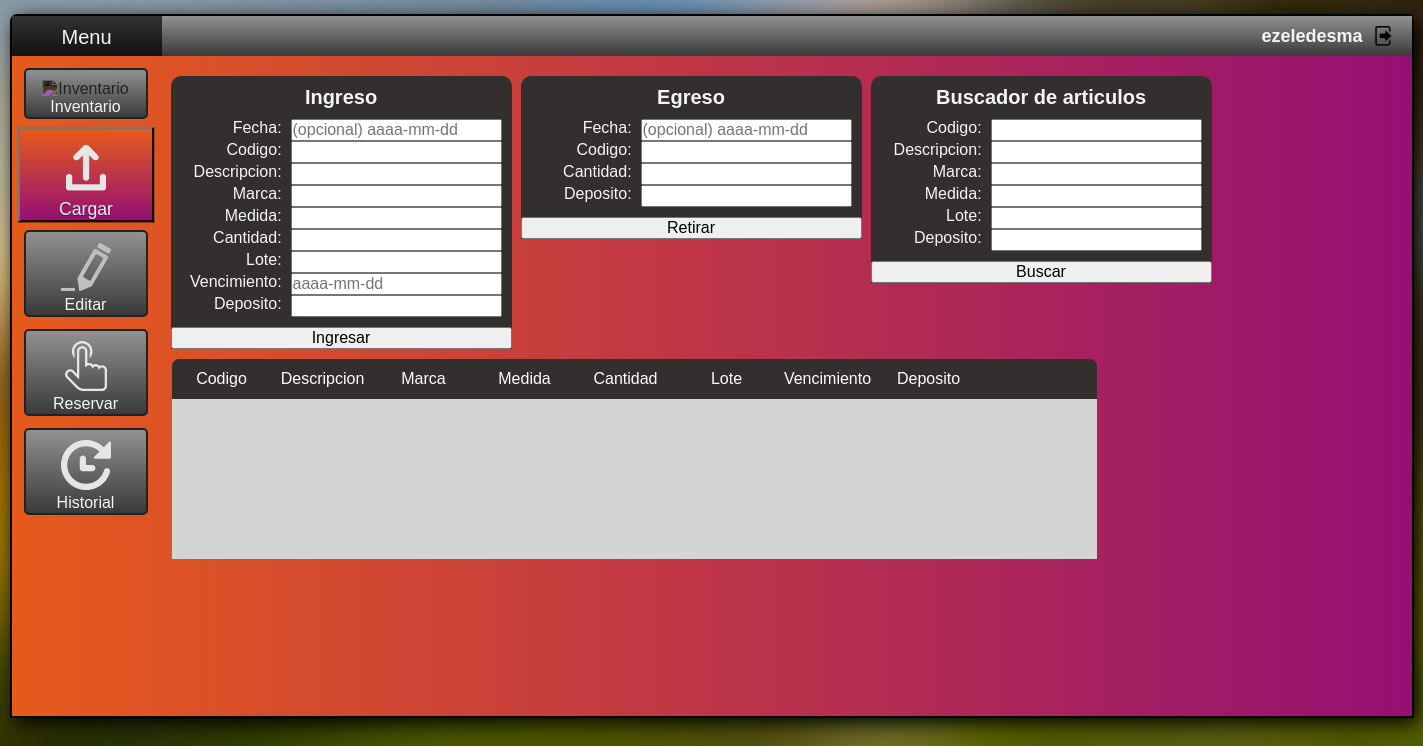
The app's page /cargar (signed in), older data.
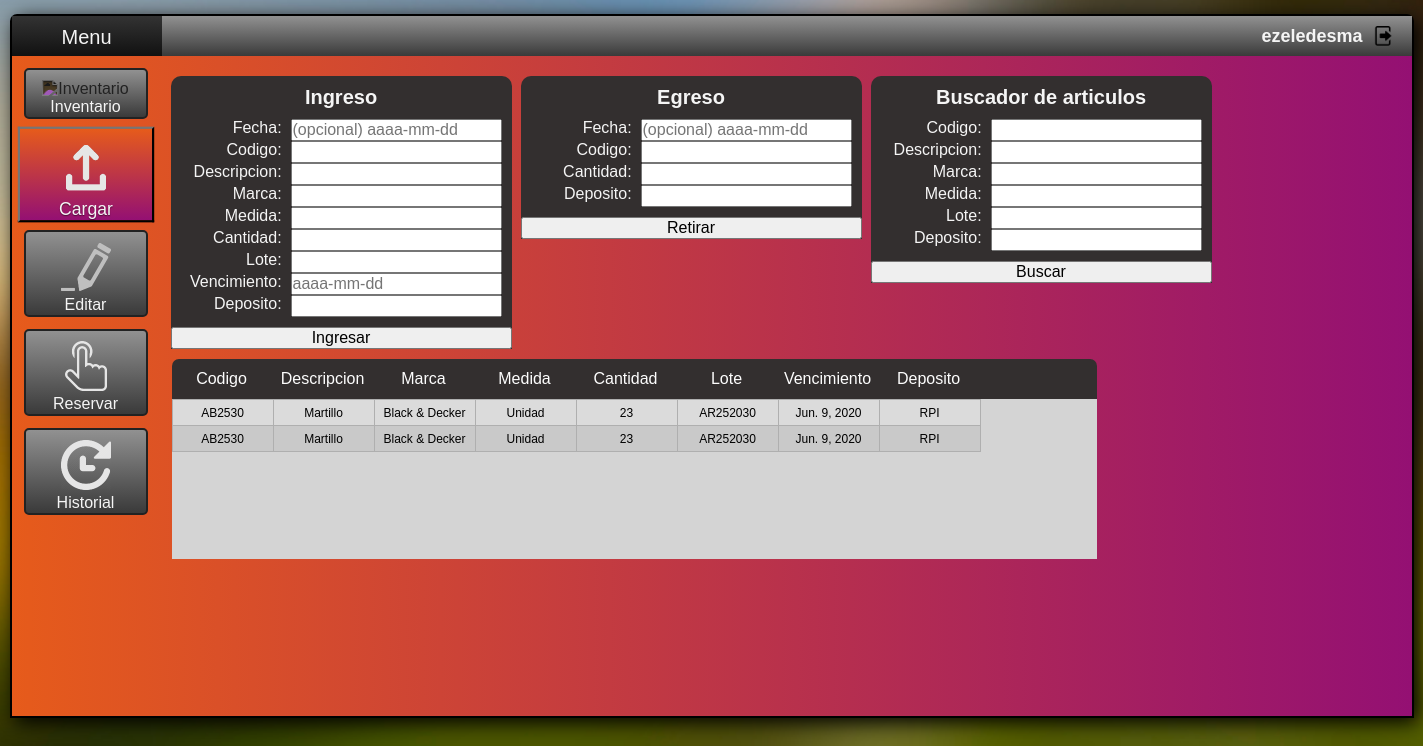
The same page, newer data.
### Sistema_Gestion_App/models.py (models this page shows, shortened)
class Historial (models.Model):
    fecha=models.DateField(blank=True)
    operacion=models.CharField(max_length=20)
    codigo=models.CharField(max_length=30)
    descripcion=models.CharField(max_length=40)
    marca=models.CharField(max_length=20)
    medida=models.CharField(max_length=20)
    cantidad=models.IntegerField()
    lote=models.CharField(max_length=20)
    vencimiento=models.DateField()
    deposito=models.CharField(max_length=30)
    remito=models.CharField(max_length=20)
    usuario=models.CharField(max_length=20)
    timestamp=models.DateTimeField(auto_now=True)

### Sistema_Gestion_App/views.py (the view, shortened to what this page needs)
# urls.py: path('cargar', views.cargar, name="Cargar"),
@login_required
def cargar (request):
    global historiales
    historiales=Historial()
    historiales=Historial.objects.filter(descripcion__icontains="")
    return render(request, "inventario/cargar.html",{"historiales":historiales})

### Sistema_Gestion_App/templates/inventario/cargar.html (shortened to what this page needs)
<!doctype html>
<html>
<head>
{% load static %}
{% include 'links.html' %}
<link rel="stylesheet" href="{% static 'css/cargar.css' %}"/>
<link rel="stylesheet" href="{% static 'css/inventario.css' %}"/>
</head>
<body>
<div id="centrar">
<nav class="barralateral">
    <div class="menu">
        <a href="{% url 'Menu' %}">
            <p>Menu</p>
        </a>
    </div>
    <a href="{% url 'Inventario' %}">
        <div class="boton">
          <img class="icon" alt="Inventario" draggable="false" src="{% static 'imagenes/inventario.png' %}">
          <p>Inventario</p>
        </div>
    </a>
    <a href="{% url 'Cargar' %}">
        <div class="seleccionado">
          <img class="icon" alt="Cargar" draggable="false" src="{% static 'imagenes/cargar.png' %}">
          <p>Cargar</p>
        </div>
    </a>
    <a href="{% url 'Editar' %}">
        <div class="boton">
            <img class="icon" alt="Editar" draggable="false" src="{% static 'imagenes/editar.png' %}">
            <p>Editar</p>
        </div>
    </a>
    <a href="{% url 'Reservar' %}">
        <div class="boton">
            <img class="icon" alt="Reservar" draggable="false" src="{% static 'imagenes/reservar.png' %}">
            <p>Reservar</p>
        </div>
    </a>
    <a href="{% url 'Historial' %}">
        <div class="boton">
            <img class="icon" alt="Historial" draggable="false" src="{% static 'imagenes/historial.png' %}">
            <p>Historial</p>
        </div>
    </a>
</nav>
{% include 'cabecera.html' %}
<section>
  <form name="ingresostock" id="ingresostock" method="POST">{% csrf_token %}
    <div class="ingresocaja">
        <div>Ingreso</div>
        <div><p>Fecha: &nbsp;</p><input type="text" name="Fecha" placeholder="(opcional) aaaa-mm-dd" autocomplete="off"></div>
        <div><p>Codigo: &nbsp;</p><input type="text" name="Codigo" required autocomplete="off"></div>
        <div><p>Descripcion: &nbsp;</p><input type="text" name="Descripcion" required autocomplete="off"></div>
        <div><p>Marca: &nbsp;</p><input type="text" name="Marca" required autocomplete="off"></div>
        <div><p>Medida: &nbsp;</p><input type="text" name="Medida" required autocomplete="off"></div>
        <div><p>Cantidad: &nbsp;</p><input type="text" name="Cantidad" required autocomplete="off"></div>
        <div><p>Lote: &nbsp;</p><input type="text" name="Lote" required autocomplete="off"></div>
        <div><p>Vencimiento: &nbsp;</p><input type="text" name="Vencimiento" placeholder="aaaa-mm-dd" required autocomplete="off"></div>
        <div><p>Deposito: &nbsp;</p><input type="text" name="Deposito" required autocomplete="off"></div>
        <div><input type="submit" name="Ingresar" value="Ingresar"></div>
    </div>
  </form>
  <form name="ingresostock" id="ingresostock" method="POST">{% csrf_token %}
    <div class="ingresocaja">
        <div>Egreso</div>
        <div><p>Fecha: &nbsp;</p><input type="text" name="Fecha" placeholder="(opcional) aaaa-mm-dd" autocomplete="off"></div>
        <div><p>Codigo: &nbsp;</p><input type="text" name="Codigo" required autocomplete="off"></div>
        <div><p>Cantidad: &nbsp;</p><input type="text" name="Cantidad" required autocomplete="off"></div>
        <div><p>Deposito: &nbsp;</p><input type="text" name="Deposito" required autocomplete="off"></div>
        <div><input type="submit" name="Retirar" value="Retirar"></div>
    </div>
  </form>
  <form name="ingresostock" id="ingresostock" method="POST">{% csrf_token %}
    <div class="ingresocaja">
        <div>Buscador de articulos</div>
        <div><p>Codigo: &nbsp;</p><input type="text" name="Codigo" autocomplete="off"></div>
        <div><p>Descripcion: &nbsp;</p><input type="text" name="Descripcion" autocomplete="off"></div>
        <div><p>Marca: &nbsp;</p><input type="text" name="Marca" autocomplete="off"></div>
        <div><p>Medida: &nbsp;</p><input type="text" name="Medida" autocomplete="off"></div>
        <div><p>Lote: &nbsp;</p><input type="text" name="Lote" autocomplete="off"></div>
        <div><p>Deposito: &nbsp;</p><input type="text" name="Deposito" autocomplete="off"></div>
        <div><input type="submit" name="Buscar" value="Buscar"></div>
    </div>
  </form>
</section>
<section>
    <div class="tabla">
        <div class="header">
        <table>
            <tr>
                <td>Codigo</td>
                <td>Descripcion</td>
                <td>Marca</td>
                <td>Medida</td>
                <td>Cantidad</td>
                <td>Lote</td>
                <td>Vencimiento</td>
                <td>Deposito</td>
            </tr>
        </table>
        </div>
        <div class="content">
        <table>
            <tbody>
                {% for historial in historiales %}
                <tr>
                    <td>{{historial.codigo}}</td>
                    <td>{{historial.descripcion}}</td>
                    <td>{{historial.marca}}</td>
                    <td>{{historial.medida}}</td>
                    <td>{{historial.cantidad}}</td>
                    <td>{{historial.lote}}</td>
                    <td>{{historial.vencimiento}}</td>
                    <td>{{historial.deposito}}</td>
                </tr>
                {% endfor %}
            </tbody>
        </table>
        </div>
    </div>
</section>
</div>
</body>
</html>

### Sistema_Gestion_App/templates/links.html (shortened to what this page needs)
{% load static %}
<link rel="stylesheet" href="{% static 'css/menu.css' %}"/>
<link rel="stylesheet" href="{% static 'css/seleccionado.css' %}"/>

### Sistema_Gestion_App/templates/cabecera.html (shortened to what this page needs)
{% load static %}
<head>
</head>
<header class="cabecera">
    <div class="cabeceraContenido">
    <div class="titulo">
        {{ user.get_username }}
    </div>
    <a href="{% url 'Salir' %}">
        <img class="iconCabecera" alt="Salir" draggable="false" src="{% static 'imagenes/salir.png' %}">
    </a>
    </div>
</header>

### Sistema_Gestion_App/static/css/menu.css (style rules this page uses)
* { padding:0; margin:0; font-size: 100%; font-weight: normal; font-family: Arial, Helvetica, sans-serif; }
body { background: url("/static/imagenes/fondo.jpg"); background-size: cover; background-attachment:fixed; }
#centrar { width: 1400px; height: 700px; margin:auto; margin-top: 1%; background-image: linear-gradient(to Right,#e65b1b,#941073); border: 2px solid black; border-top-left-radius: 7px; border-top-right-radius: 7px; box-shadow: 5px 5px 20px black; }
.barralateral { float:left; padding:0; width:150px; height: 640px; }
.barralateral .menu { color: whitesmoke; background-image: linear-gradient(to Bottom,#333333,#111111); height:40px; text-align: center; user-select: none; }
.barralateral .menu p { padding-top: 10px; font-size: 20px; }
.barralateral .icon { width:50px; filter: invert(90%); }
a:link, a:visited { text-decoration: none; color:whitesmoke; }
.boton { background-image: linear-gradient(to Bottom,#919191,#3a3a3a); text-align: center; margin: 12px; padding-top: 10px; padding-bottom: 1px; transition: 0.5s ease-in-out 0.05s; width:120px; border:none; border-radius: 5px; border: 2px double #222222; }
.seleccionado { background-image: linear-gradient(to Bottom,#268626,#144617); text-align: center; margin: 12px; padding-top: 10px; padding-bottom: 1px; transition: 0.5s ease-in-out 0.05s; width:120px; border: 2px outset #222222; transform: scale(1.1); border-radius: 0px; text-shadow: 0 1px 1px rgba(0,0,0,0.5); }
.cabecera { background-image: linear-gradient(to Bottom,#919191,#3a3a3a); width: 1250px; height:40px; margin-left: 150px; }
.cabeceraContenido { display: flex; margin-left: calc(100% - 150px); }
.cabecera .titulo { color: whitesmoke; font-size: large; text-align: right; padding-top: 10px; padding-right: 10px; font-weight: bold; }
.iconCabecera { padding-top: 10px; padding-right: 30px; width:20px; }

### Sistema_Gestion_App/static/css/seleccionado.css (style rules this page uses)
.seleccionado { background-image: linear-gradient(to Bottom,#e65b1b,#941073); text-align: center; margin: 12px; padding-top: 10px; padding-bottom: 1px; transition: 0.5s ease-in-out 0.05s; width:120px; border: 2px outset #222222; transform: scale(1.1); border-radius: 0px; text-shadow: 0 1px 1px rgba(0,0,0,0.5); }

### Sistema_Gestion_App/static/css/cargar.css (style rules this page uses)
section { display: flex; }
#ingresostock { display: flex; margin-top: 20px; width: 350px; text-align: center; justify-content: flex-end; }
.ingresocaja { background-color: #332f2f; border-top-left-radius: 10px; border-top-right-radius: 10px; height: fit-content; }
.ingresocaja div { display: flex; flex-direction: row; align-content: center; justify-content: center; }
.ingresocaja p { text-align: right; width:120px; color:whitesmoke; }
input[type=submit] { margin-top: 10px; width: 100%; }
input[type=text] { margin-right: 10px; }
.ingresocaja div:first-child { color:whitesmoke; padding: 10px; font-weight: bold; font-size: 20px; }
.tabla { margin-left: 10px; height: 200px; }
.content { overflow-y: scroll; word-wrap: break-word; }

### Sistema_Gestion_App/static/css/inventario.css (style rules this page uses)
.tabla { display: flex; flex-direction: column; margin-top: 10px; width: 925px; text-align: center; justify-content: flex-end; }
table { border-collapse: collapse; }
.header { background-color: #332f2f; border-top-left-radius: 7px; border-top-right-radius: 7px; color: #FDFDFD; }
.header table td { height:40px; width: 100px; max-width: 100px; border-right: 1px solid transparent; }
.content { height: 600px; overflow-y: scroll; word-wrap: break-word; background-color: #d4d4d4; }
.content td { border-collapse: collapse; border: 1px solid #afafaf; font-size: 12px; width: 100px; max-width: 100px; height: 25px; }
.content tr:nth-child(even) { background-color: #c9c9c9; }
.content tr:nth-child(odd) { background-color: #dbdbdb; }

Row changes from the older to the newer data that the page shows:
added Historial: codigo "AB2530", descripcion "Martillo", marca "Black & Decker", medida "Unidad", cantidad "23", lote "AR252030", vencimiento "Jun. 9, 2020", deposito "RPI"
added Historial: codigo "AB2530", descripcion "Martillo", marca "Black & Decker", medida "Unidad", cantidad "23", lote "AR252030", vencimiento "Jun. 9, 2020", deposito "RPI"
